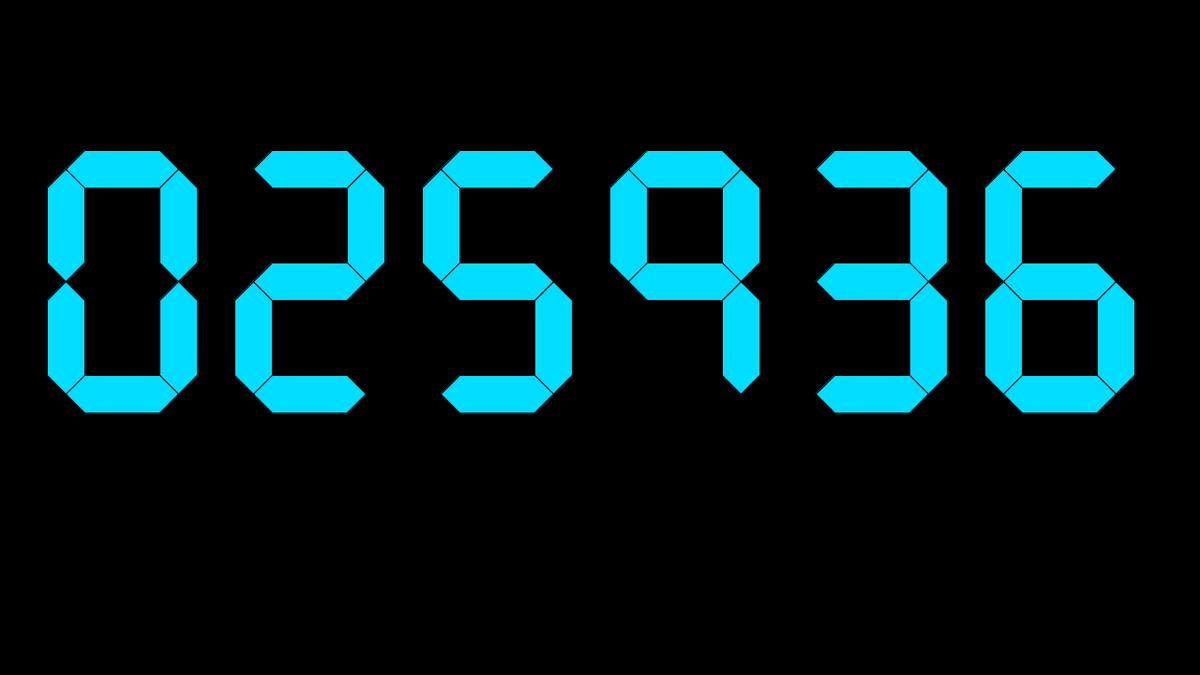
Frame 1 (no input)
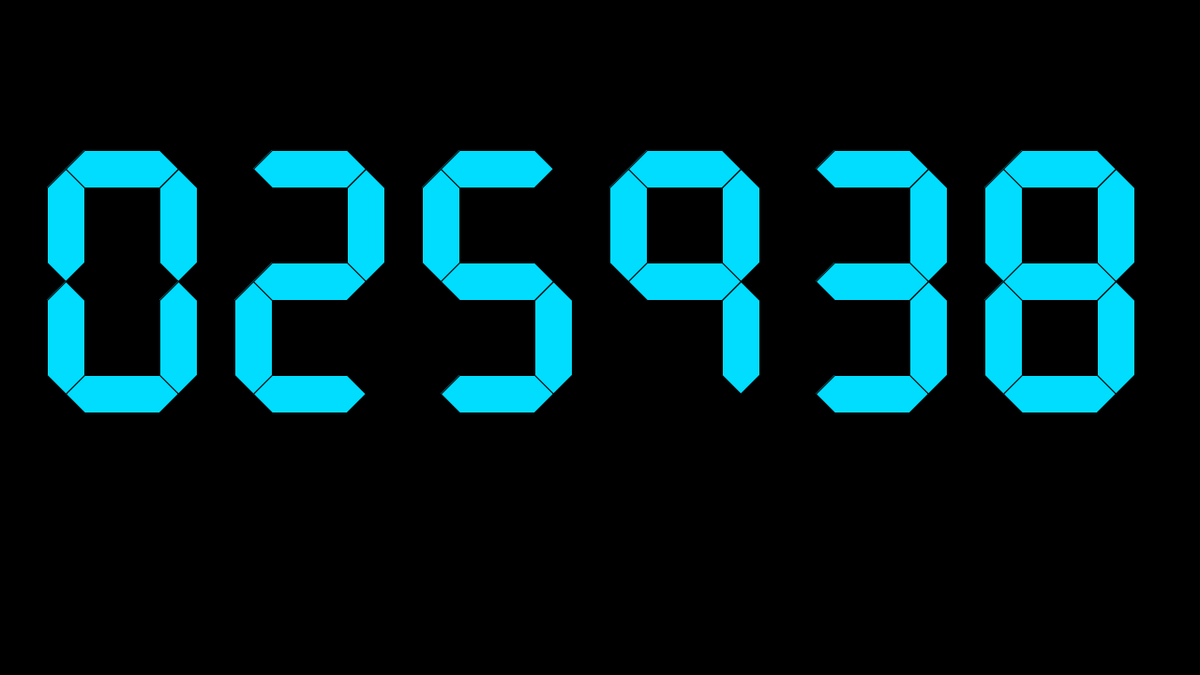
Frame 60 (the mouse pressed at the canvas centre just before this capture)
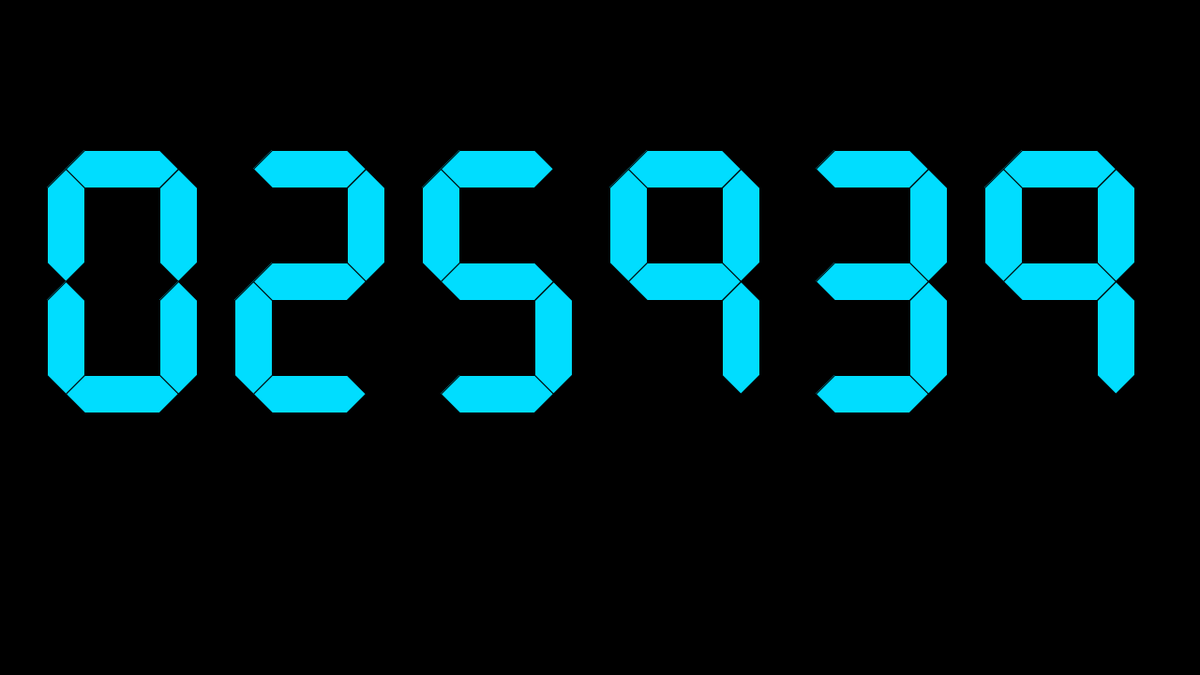
Frame 120 (the mouse held since frame 60 and released just before this capture)

The Processing sketch that drew these frames (run headless with seeded random() and noise(); from frame 60 on, the mouse is pressed at the canvas centre):

// Processing sketch: processing_117924
// ── processing_117924.pde

int distance = 150; // must be of these proportions
 int vDist = 100;
 int sep = 25;
 Digit hourDigitA, hourDigitB, minuteDigitA, minuteDigitB, secondDigitA, secondDigitB;
 String s,s2, m, m2, h, h2;
 String timeS, timeM, timeH, h3;
 
 color cyan = color(0, 221, 255);
 color black = color(0);
 boolean[] toggle = new boolean[8];
 
void setup(){
 size(1280, 720); 
 background(0);
 
  // if (frame != null) {
  //  frame.setResizable(true);
  //}
}

void draw() {
  background(black);
  sep = 20; //modified size values
  distance = 120;
  vDist = 80;
  
 fill(cyan);
 timeS = String.valueOf(second());
 timeM = String.valueOf(minute());
 timeH = String.valueOf(hour());
 
 
 s = timeS.substring(0,1);
 if (timeS.length() == 2){
 s2 = timeS.substring(1, 2);
 } else {
   s2 = s;
  s = "0"; 
 }
 m = timeM.substring(0,1);
 if (timeM.length() == 2){
 m2 = timeM.substring(1, 2);
 }else {
   m2 = m;
  m = "0"; 
 }
 h = timeH.substring(0,1);
  if (timeH.length() == 2){
 h2 = timeH.substring(1, 2);
  }else {
  h2 = h;
  h = "0"; 
 }
 
 
 hourDigitA = new Digit(50,200, int(h));
 hourDigitB = new Digit(250,200, int(h2));
 minuteDigitA = new Digit(450,200, int(m));
 minuteDigitB = new Digit(650,200, int(m2));
 secondDigitA = new Digit(850, 200, int(s));
 secondDigitB = new Digit(1050, 200, int(s2));
}
 
 
class Digit{
Digit(int startX, int startY, int number) {
  
  if (number == 0) {
    toggle[1] = true;
    toggle[2] = true;
    toggle[3] = true;
    toggle[4] = true;
    toggle[5] = true;
    toggle[6] = false;
    toggle[7] = true;
  }
    if (number == 1) {
    toggle[1] = false;
    toggle[2] = false;
    toggle[3] = true;
    toggle[4] = true;
    toggle[5] = false;
    toggle[6] = false;
    toggle[7] = false;
  }
    if (number == 2) {
    toggle[1] = false;
    toggle[2] = true;
    toggle[3] = true;
    toggle[4] = false;
    toggle[5] = true;
    toggle[6] = true;
    toggle[7] = true;
  }
    if (number == 3) {
    toggle[1] = false;
    toggle[2] = false;
    toggle[3] = true;
    toggle[4] = true;
    toggle[5] = true;
    toggle[6] = true;
    toggle[7] = true;
  }
    if (number == 4) {
    toggle[1] = true;
    toggle[2] = false;
    toggle[3] = true;
    toggle[4] = true;
    toggle[5] = false;
    toggle[6] = true;
    toggle[7] = false;
  }
    if (number == 5) {
    toggle[1] = true;
    toggle[2] = false;
    toggle[3] = false;
    toggle[4] = true;
    toggle[5] = true;
    toggle[6] = true;
    toggle[7] = true;
  }
    if (number == 6) {
    toggle[1] = true;
    toggle[2] = true;
    toggle[3] = false;
    toggle[4] = true;
    toggle[5] = true;
    toggle[6] = true;
    toggle[7] = true;
  }
    if (number == 7) {
    toggle[1] = false;
    toggle[2] = false;
    toggle[3] = true;
    toggle[4] = true;
    toggle[5] = true;
    toggle[6] = false;
    toggle[7] = false;
  }
    if (number == 8) {
    toggle[1] = true;
    toggle[2] = true;
    toggle[3] = true;
    toggle[4] = true;
    toggle[5] = true;
    toggle[6] = true;
    toggle[7] = true;
  }
    if (number == 9) {
    toggle[1] = true;
    toggle[2] = false;
    toggle[3] = true;
    toggle[4] = true;
    toggle[5] = true;
    toggle[6] = true;
    toggle[7] = false;
  }
  
 if (toggle[1]){
 //int startY = startX;
 
 beginShape(); //top left
 vertex(startX, startY);
 vertex(startX+sep, startY-sep);
 vertex(startX+sep*2, startY);
 vertex(startX+sep*2, startY+vDist);
 vertex(startX+sep, startY+vDist+sep);
 vertex(startX, startY+vDist);
// vertex(100,200);
 endShape(CLOSE);
 }
  if (toggle[2]){
  beginShape(); //bottom left
 vertex(startX, startY+distance);
 vertex(startX+sep, startY-sep+distance);
 vertex(startX+sep*2, startY+distance);
 vertex(startX+sep*2, startY+vDist+distance);
 vertex(startX+sep, startY+vDist+sep+distance);
 vertex(startX, startY+vDist+distance);
 endShape(CLOSE);
  }
  if (toggle[3]){
 beginShape(); //top right
 vertex(startX+distance, startY);
 vertex(startX+sep+distance, startY-sep);
 vertex(startX+2*sep+distance, startY);
 vertex(startX+2*sep+distance, startY+vDist);
 vertex(startX+sep+distance, startY+vDist+sep);
 vertex(startX+distance, startY+vDist);
 endShape(CLOSE);
  }
   if (toggle[4]){
 beginShape(); //bottom right
 vertex(startX+distance, startY+distance);
 vertex(startX+sep+distance, startY-sep+distance);
 vertex(startX+2*sep+distance, startY+distance);
 vertex(startX+2*sep+distance, startY+vDist+distance);
 vertex(startX+sep+distance, startY+vDist+sep+distance);
 vertex(startX+distance, startY+vDist+distance);
 endShape(CLOSE);
   }
    if (toggle[5]){
 beginShape(); //horizontal top
 vertex(startX+sep,startY-sep);
 vertex(startX+2*sep,startY);
 vertex(startX+distance, startY);
 vertex(startX+sep+distance,startY-sep);
 vertex(startX+distance, startY-2*sep);
 vertex(startX+2*sep,startY-2*sep);
 endShape(CLOSE);
    }
  if (toggle[6]){
  beginShape(); //horizontal middle
 vertex(startX+sep,startY-sep+distance);
 vertex(startX+2*sep,startY+distance);
 vertex(startX+distance, startY+distance);
 vertex(startX+sep+distance,startY-sep+distance);
 vertex(startX+distance, startY-2*sep+distance);
 vertex(startX+2*sep,startY-2*sep+distance);
 endShape(CLOSE);
  }
  if (toggle[7]){
  beginShape(); //horizontal bottom
 vertex(startX+sep,startY-sep+distance*2);
 vertex(startX+2*sep,startY+distance*2);
 vertex(startX+distance, startY+distance*2);
 vertex(startX+sep+distance,startY-sep+distance*2);
 vertex(startX+distance, startY-2*sep+distance*2);
 vertex(startX+2*sep,startY-2*sep+distance*2);
 endShape(CLOSE);
  }
 
}
}
